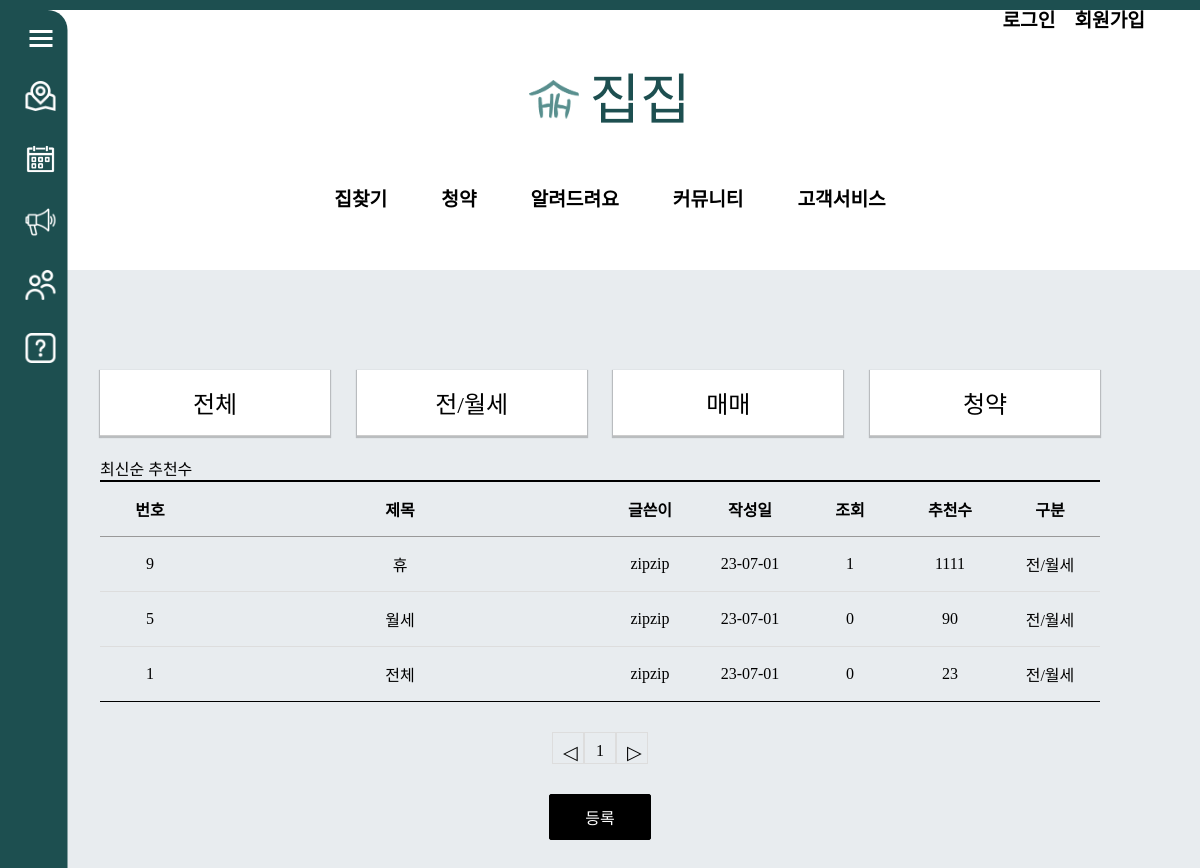
Before: /review/review_jan/ with the older database file.
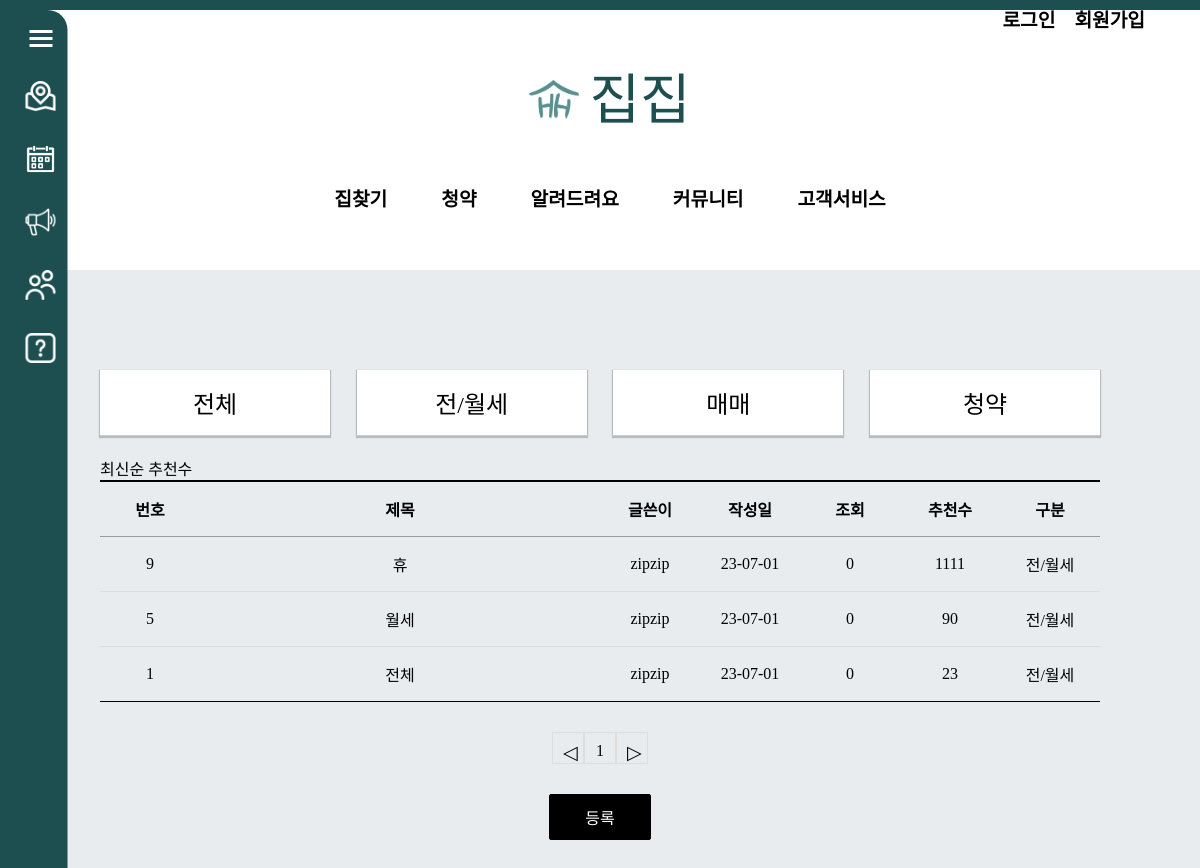
After: the same page with the newer database file.
### review/models.py (models this page shows, shortened)
class Review_Board(models.Model):
    r_title = models.CharField(max_length=100)
    r_content = models.TextField()
    user = models.ForeignKey(User, on_delete=models.CASCADE)
    r_regdate = models.DateTimeField()
    r_modifydate = models.DateTimeField(null=True, blank=True)
    r_type = models.CharField(max_length=10) # 리뷰 게시판 타입
    r_hit = models.IntegerField(default=0)
    r_recommend = models.IntegerField(default=0)

### review/views.py (the view)
# urls.py: path('review_jan/', views.review_list_jan, name='review_jan'), # 거래후기전세
def review_list_jan(request):
    question_list = Review_Board.objects.filter(r_type='전/월세').order_by('-r_regdate')
    page = request.GET.get('page', '1')
    paginator = Paginator(question_list, 10)
    text = paginator.get_page(page)
    context = {'question_list': text}
    return render(request, 'review/review_list_jan.html', context) #전세게시판

### templates/review/review_list_jan.html (shortened to what this page needs)
<!DOCTYPE html>
<html lang="en">
{% load static %}
<head>
   <link rel="stylesheet" href="{% static 'css/review/css/css.css' %}">
</head>
<body>
{% include 'poll/sidebar.html' %}
{% include 'poll/header.html' %}
    <div class="board_wrap">
        <div class="board_list_wrap">
            <div class="category_wrap">
                <ul>
                    <li><a href="{% url 'review:review_main' %}">전체</a></li>
                    <li><a href="{% url 'review:review_jan' %}" >전/월세</a></li>
                    <li><a href="{% url 'review:review_mama' %}" >매매</a></li>
                    <li><a href="{% url 'review:review_subscription' %}" >청약</a></li>
                </ul>
            </div>
            <div>
                <a href="{% url 'review:review_jan' %}">최신순</a>
                <a href="{% url 'review:review_jan_recommend' %}">추천수</a>
            </div>
            <div class="board_list">
                <div class="top">
                    <div class="num">번호</div>
                    <div class="title">제목</div>
                    <div class="writer">글쓴이</div>
                    <div class="date">작성일</div>
                    <div class="count">조회</div>
                    <div class="count">추천수</div>
                    <div class="division">구분</div>
                </div>
                {% for question in question_list %}
                <div>
                    <div class="num">{{ question.id }}</div>
                    <div class="title"><a href="{% url 'review:review_detail' question.id %}">{{ question.r_title }}</a></div>
                    <div class="writer">{{ question.user }}</div>
                    <div class="date">{{ question.r_regdate|date:"y-m-d" }}</div>
                    <div class="count">{{ question.r_hit }}</div>
                    <div class="count">{{ question.r_recommend }}</div>
                    <div class="division">{{question.r_type}}</div>
                </div>
                {% endfor %}
            </div>
            <ul class="board_page">
                {% if question_list.has_previous %}
                <li class="bt first">
                    <a class="bt prev" href="?page={{ question_list.previous_page_number }}">◀</a>
                </li>
                {% else %}
                <li class="page-item disabled">
                    <a class="bt prev">◁</a>
                </li>
                {% endif %}
                {% for page_number in question_list.paginator.page_range %}
                {% if question_list.number == page_number %}
                <li class="page-item active">
                    <a class="num">{{ page_number }}</a>
                </li>
                {% else %}
                <li class="page-item">
                    <a class="num" href="?page={{ page_number }}">{{ page_number }}</a>
                </li>
                {% endif %}
                {% endfor %}
                {% if question_list.has_next %}
                <li class="page-item">
                    <a class="bt last" href="?page={{ question_list.next_page_number }}">▶</a>
                </li>
                {% else %}
                <li class="page-item disabled">
                    <a class="bt last">▷</a>
                </li>
                {% endif %}
            </ul>
            <div class="bt_wrap">
                <a href="#" class="on">등록</a>
            </div>
        </div>
    </div>
</body>
</html>

Changed rows visible on the page:
changed Review_Board id 9: r_hit "1" → "0"
